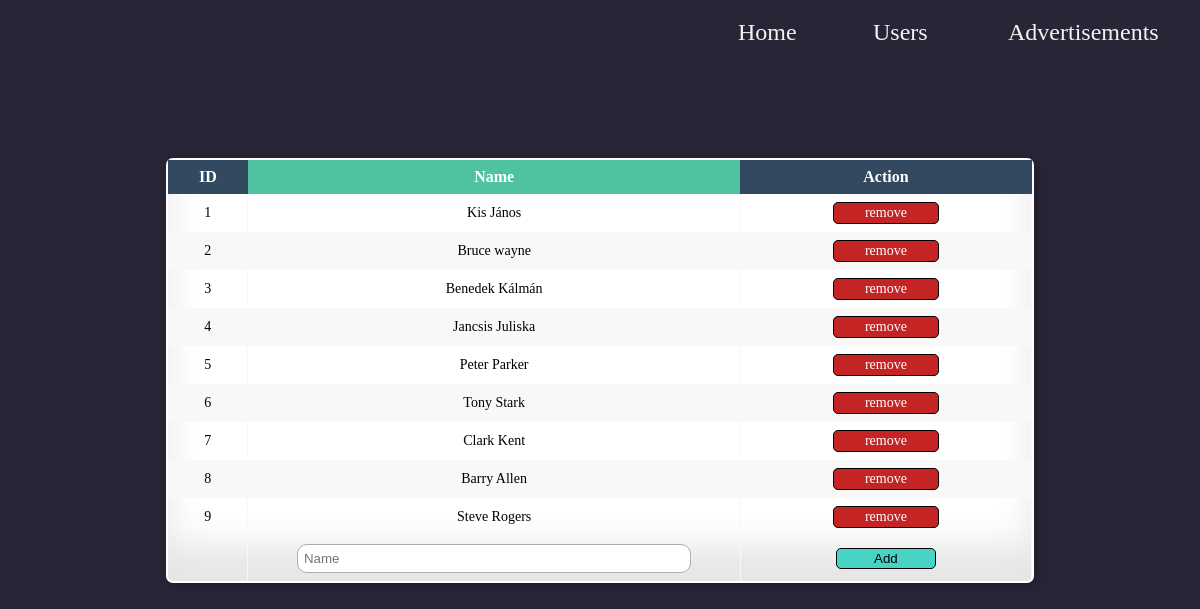
The app's page /users/users with its own data.
### tables this page shows
CREATE TABLE `users` (
  `id` int(11) NOT NULL,
  `name` varchar(90) NOT NULL
);

### app/libraries/Database.php (called while the page is built, shortened)
<?php
    class Database {
        private $dbHost = DB_HOST;
        private $dbUser = DB_USER;
        private $dbPass = DB_PASS;
        private $dbName = DB_NAME;
        private $statement;
        private $dbHandler;
        public function __construct() {
            $conn = 'mysql:host=' . $this->dbHost . ';dbname=' . $this->dbName;
            $options = array(
                PDO::ATTR_PERSISTENT => true,
                PDO::ATTR_ERRMODE => PDO::ERRMODE_EXCEPTION
            );
            try {
                $this->dbHandler = new PDO($conn, $this->dbUser, $this->dbPass, $options);
            } catch (PDOException $e) {
                $this->error = $e->getMessage();
                echo $this->error;
            }
        }
        public function query($sql) {
            $this->statement = $this->dbHandler->prepare($sql);
        }
        public function execute() {
            return $this->statement->execute();
        }
        public function resultSet() {
            $this->execute();
            return $this->statement->fetchAll(PDO::FETCH_OBJ);
        }
        public function rowCount() {
            return $this->statement->rowCount();
        }
    }

### app/models/UsersModel.php (called while the page is built, shortened)
<?php
    class UsersModel {
        private $db;
        public function __construct() {
            $this->db = new Database;
        }
    public function ListAllUser()
    {
        $this->db->query("SELECT * FROM users");
        $users=$this->db->resultSet();
        if($this->db->rowcount()<1)
        {
            return false;
        }
        else
        {
            return $users;
        }
    }
}

### app/libraries/Core.php (called while the page is built, shortened)
<?php
  class Core {
    protected $currentMethod = 'index';
    public function __construct(){
      $url = $this->getUrl();
      if(isset($url[0]))
      {
        if(file_exists('../app/controllers/pagecontrollers/' . ucwords($url[0]). '.php')){
          $this->currentController = ucwords($url[0]);
          if($this->currentController=='Users')
          {
            $this->currentMethod='users';
          }
          unset($url[0]);
        }
      }
      $this->currentController = new $this->currentController;
      if(!empty($url[1])){
        if(method_exists($this->currentController, $url[1])){
          $this->currentMethod = $url[1];
          unset($url[1]);
        }
      }
      $this->params = $url ? array_values($url) : [];
      call_user_func_array([$this->currentController, $this->currentMethod], $this->params);
    }
    public function getUrl(){
      if(!empty($_GET['url'])){
        $url = rtrim($_GET['url'], '/');
        $url = filter_var($url, FILTER_SANITIZE_URL);
        $url = explode('/', $url);
        return $url;
      }
    }
  }

### app/require.php (called while the page is built, shortened)
<?php
    require_once 'libraries/Core.php';
    require_once 'controllers/Controller.php';
    require_once 'libraries/Database.php';
    $init = new Core();

### public/index.php (called while the page is built)
<?php
    require_once '../app/require.php';

### app/controllers/pagecontrollers/Users.php (the view, shortened to what this page needs)
 <?php
 class Users extends Controller{
    public function __construct()
    {
        $this->userModel = $this->model('UsersModel');
    }
    public function users() {
        $data = $this->getUserList();
        $this->view('users', $data);
    }
    public function getUserList()
    {
        $users=$this->userModel->ListAllUser();
        if($users!=false)
        {
            $returnTD="";
           foreach($users as $user)
            {
                $returnTD.= "<tr><td>".$user->id."</td>".
                "<td>".$user->name."</td>".
               "<td><a href=".URLROOT."/users/removeUser?id=".$user->id.">remove</a></td>".
               "</tr>";
            }
            return $returnTD;
        }
        else
        {return false;}
    }
 }
?>

### app/controllers/Controller.php (shortened to what this page needs)
<?php
    class Controller {
        public function model($model) {
            return new $model();
        }
        public function view($view, $data = []) {
            if (file_exists('../app/views/' . $view . '.php')) {
                require_once '../app/views/' . $view . '.php';
            } else {
                die("View does not exists!");
            }
        }
    }

### app/views/includes/head.php (shortened to what this page needs)
<!DOCTYPE html>
<html lang="hun">
    <head>
        <link rel='stylesheet' href="<?php echo URLROOT?>/public/css/style.css">
    </head>
    <body>

### app/views/users.php
<?php require APPROOT . '../views/includes/head.php';?>
<div class='navbar-div'>
<?php require APPROOT.'../views/includes/nav.php'; ?>
</div>
<div class="main">
    <div class="table-wrapper">
<table>
    <thead><tr><th>ID</th><th>Name</th><th>Action</th></tr></thead>
   <?php echo($data); ?>
   <form action="<?php echo URLROOT;?>/users/addUser" method="post">
    <td></td>
    <td><input type="text" name='name' placeholder="Name"></td>
    <td><input type="submit" value="Add"></td>
    </form>
</table>
</div>
</div>

### app/views/includes/nav.php
<nav class="navbar">
<ul>
<li><a href="<?php echo URLROOT?>/index">Home</a></li>
<li><a href="<?php echo URLROOT?>/users/users">Users</a></li>
<li><a href="<?php echo URLROOT?>/ads/advertisements">Advertisements</a></li>
</ul>
</nav>

### public/css/style.css (style rules this page uses)
:root { font-size: 20px; --backgroundBasic:rgb(40, 37, 55); --fontcolorBasic:rgb(243, 243, 243); --transition-speed: 200ms; }
html,body { height:100%; width:100%; margin:0; padding:0; top:0; bottom: 0; background-color: var(--backgroundBasic); }
.main { width:80%; margin:auto; }
.navbar { display: block; }
.navbar ul { margin:0; padding:0; position: absolute; right:6%; top:2%; }
.navbar ul li { display:inline-block; margin-left: 0.5rem; margin-right: 1rem; min-width: 5rem; min-height: 3rem; }
.navbar ul li a { position: absolute; text-decoration: none; font-size: 1.2rem; color: var(--fontcolorBasic); transition: var(--transition-speed) ease; }
.table-wrapper { width: 90%; margin:auto; margin-top: 8rem; }
table { border-radius: 5px; font-size: 12px; font-weight: normal; border: none; border-collapse: collapse; width: 100%; max-width: 100%; min-width: 20rem; white-space: nowrap; background-color: white; box-shadow: inset 0 -3em 3em rgba(0,0,0,0.1), 0 0 0 2px rgb(255,255,255), 0.3em 0.3em 1em rgba(0,0,0,0.3); }
table td, table th { text-align: center; padding: 8px; }
table td { border-right: 1px solid #f8f8f8; font-size: 14px; }
table thead th { color: #ffffff; background: #4FC3A1; font-size: 16px; }
table a, table input[type='submit'] { display:block; margin:auto; text-decoration: none; width:5rem; padding:2px; border: 1px solid rgb(0, 0, 0); background-color: rgb(250, 21, 21); color:white; border-radius: 5px; filter: grayscale(30%); transition: var(--transition-speed); }
table input[type='submit'] { background-color: rgb(26, 224, 204); cursor: pointer; color:black; }
input[type=text] { width:80%; margin:auto; padding:6px; border:1px solid rgb(173, 173, 173); border-radius: 10px; }
table thead th:nth-child(odd) { color: #ffffff; background: #324960; }
table tr:nth-child(even) { background: #F8F8F8; }

### records on screen
users: id "1", name "Kis János"
users: id "2", name "Bruce wayne"
users: id "3", name "Benedek Kálmán"
users: id "4", name "Jancsis Juliska"
users: id "5", name "Peter Parker"
users: id "6", name "Tony Stark"
users: id "7", name "Clark Kent"
users: id "8", name "Barry Allen"
users: id "9", name "Steve Rogers"
